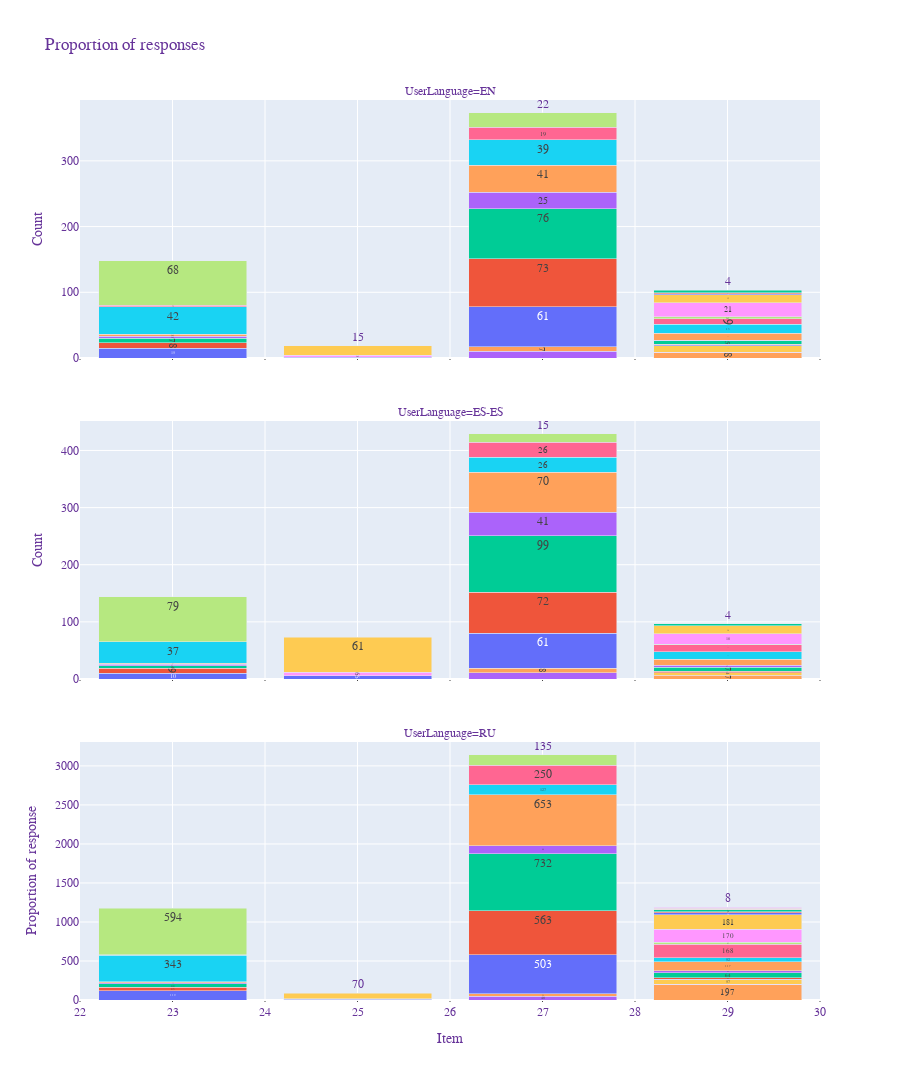

The notebook cell this image was saved under:
### Code cell
fig = px.bar(xn, x="Group", color="Option",
             y='Count',
             title="A Grouped Bar Chart With Plotly Express in Python",
             barmode='group',
             height=1080,
             text_auto=True,
             facet_col='UserLanguage',
             facet_col_wrap=1
            )
fig.update_layout(
    title="Proportion of responses",
    xaxis_title="Item",
    yaxis_title="Proportion of response",
    legend_title="Options",
    font=dict(
        family="Courier New, monospace",
        size=12,
        color="RebeccaPurple"
    ),
barmode="stack",
)

fig.update_traces(showlegend=False)
fig.update_traces(marker_showscale=False)

fig.update_xaxes(
    showgrid=True,
    ticks="outside",
    tickson="boundaries",
    ticklen=1,
    tickmode='linear'
)


# this line unmatches the y axis 
fig.update_yaxes(matches=None)


fig.show()
